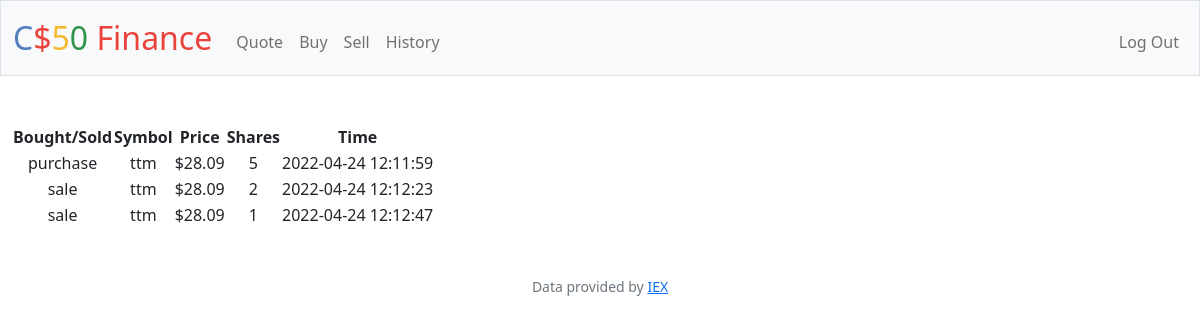
The page /history (signed in) on the database its author committed.
### tables this page shows
CREATE TABLE buy(
id INTEGER PRIMARY KEY AUTOINCREMENT NOT NULL,
price NUMERIC NOT NULL,
user_id INTEGER NOT NULL,
symbol TEXT NOT NULL,
date TEXT NOT NULL, share NUMERIC NOT NULL, category TEXT NOT NULL);

### app.py (the view)
@app.route("/history")
@login_required
def history():
    rows = db.execute("SELECT * FROM buy WHERE user_id = ?", session['user_id'])
    for row in rows:
        row['price'] = usd(row['price'])
    return render_template("history.html", rows = rows)

### app.py (called while the page is built)
@app.after_request
def after_request(response):
    response.headers["Cache-Control"] = "no-cache, no-store, must-revalidate"
    response.headers["Expires"] = 0
    response.headers["Pragma"] = "no-cache"
    return response

### helpers.py (called while the page is built)
def login_required(f):
    @wraps(f)
    def decorated_function(*args, **kwargs):
        if session.get("user_id") is None:
            return redirect("/login")
        return f(*args, **kwargs)
    return decorated_function

def usd(value):
    return f"${value:,.2f}"

### templates/history.html (shortened to what this page needs)
{% extends "layout.html" %}
{% block main %}
{% if rows %}
<table>
    <thead>
        <tr>
            <th>Bought/Sold</th>
            <th>Symbol</th>
            <th>Price</th>
            <th>Shares</th>
            <th>Time</th>
        </tr>
    </thead>
    <tbody>
        {% for row in rows %}
        <tr>
            <td>
                {{ row['category'] }}
            </td>
            <td>
                {{ row['symbol'] }}
            </td>
            <td>
                {{ row['price'] }}
            </td>
            <td>
                {{ row['share'] }}
            </td>
            <td>
                {{ row['date'] }}
            </td>
        </tr>
        {% endfor %}
    </tbody>
</table>
{% else %}
<p>No History</p>
{% endif %}
{% endblock %}

### rows shown on the page
buy: category "purchase", symbol "ttm", price "$28.09", share "5", date "2022-04-24 12:11:59"
buy: category "sale", symbol "ttm", price "$28.09", share "2", date "2022-04-24 12:12:23"
buy: category "sale", symbol "ttm", price "$28.09", share "1", date "2022-04-24 12:12:47"
